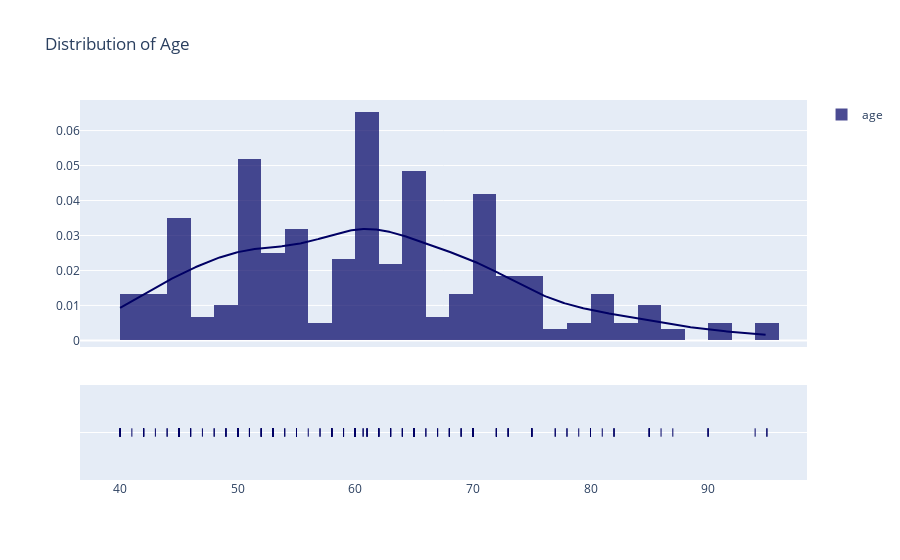

This figure's notebook cell:
### Markdown cell above
### 2. Distribution of Age

### Code cell
colors = ['rgb(0, 0, 100)']

fig = ff.create_distplot(hist_data = [heart_faliure_data["age"].values], group_labels = ['age'], 
                         colors = colors, bin_size=2)

fig.update_layout(title_text='Distribution of Age')

# show the interactive view
fig.show()

InsertChartSeparator()
# export to a png rendered format of the chart
fig.show("png")

### Figure 1 — Plotly figure (JSON) as saved in the notebook; plotly's stock layout.template omitted (floating-point values rounded to 4 significant figures; data arrays with more than 128 entries replaced by an {"elided": "..."} marker saying what was removed)
{"data": [{"autobinx": false, "histnorm": "probability density", "legendgroup": "age", "marker": {"color": "rgb(0, 0, 100)"}, "name": "age", "opacity": 0.7, "type": "histogram", "x": {"elided": "299 float values"}, "xaxis": "x", "xbins": {"end": 95, "size": 2, "start": 40}, "yaxis": "y"}, {"legendgroup": "age", "marker": {"color": "rgb(0, 0, 100)"}, "mode": "lines", "name": "age", "showlegend": false, "type": "scatter", "x": {"elided": "500 float values"}, "xaxis": "x", "y": {"elided": "500 float values"}, "yaxis": "y"}, {"legendgroup": "age", "marker": {"color": "rgb(0, 0, 100)", "symbol": "line-ns-open"}, "mode": "markers", "name": "age", "showlegend": false, "type": "scatter", "x": {"elided": "299 float values"}, "xaxis": "x", "y": {"elided": "299 str values"}, "yaxis": "y2"}], "layout": {"barmode": "overlay", "hovermode": "closest", "legend": {"traceorder": "reversed"}, "title": {"text": "Distribution of Age"}, "xaxis": {"anchor": "y2", "domain": [0, 1], "zeroline": false}, "yaxis": {"anchor": "free", "domain": [0.35, 1], "position": 0}, "yaxis2": {"anchor": "x", "domain": [0, 0.25], "dtick": 1, "showticklabels": false}}}
